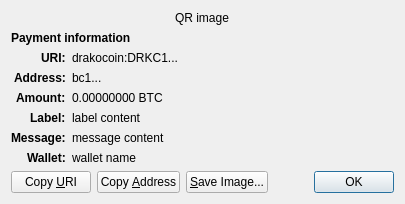
<?xml version="1.0" encoding="UTF-8"?>
<ui version="4.0">
 <class>ReceiveRequestDialog</class>
 <widget class="QDialog" name="ReceiveRequestDialog">
  <property name="geometry">
   <rect>
    <x>0</x>
    <y>0</y>
    <width>413</width>
    <height>229</height>
   </rect>
  </property>
  <property name="windowTitle">
   <string>Request payment to ...</string>
  </property>
  <layout class="QGridLayout" name="gridLayout" columnstretch="0,1">
   <property name="sizeConstraint">
    <enum>QLayout::SetFixedSize</enum>
   </property>
   <item row="0" column="0" colspan="2" alignment="Qt::AlignHCenter">
    <widget class="QRImageWidget" name="qr_code">
     <property name="text">
      <string notr="true">QR image</string>
     </property>
     <property name="textInteractionFlags">
      <set>Qt::NoTextInteraction</set>
     </property>
    </widget>
   </item>
   <item row="1" column="0" colspan="2">
    <widget class="QLabel" name="payment_header">
     <property name="font">
      <font>
       <weight>75</weight>
       <bold>true</bold>
      </font>
     </property>
     <property name="text">
      <string>Payment information</string>
     </property>
     <property name="textInteractionFlags">
      <set>Qt::NoTextInteraction</set>
     </property>
    </widget>
   </item>
   <item row="2" column="0" alignment="Qt::AlignRight|Qt::AlignTop">
    <widget class="QLabel" name="uri_tag">
     <property name="font">
      <font>
       <weight>75</weight>
       <bold>true</bold>
      </font>
     </property>
     <property name="text">
      <string notr="true">URI:</string>
     </property>
     <property name="textFormat">
      <enum>Qt::PlainText</enum>
     </property>
     <property name="textInteractionFlags">
      <set>Qt::NoTextInteraction</set>
     </property>
    </widget>
   </item>
   <item row="2" column="1" alignment="Qt::AlignTop">
    <widget class="QLabel" name="uri_content">
     <property name="text">
      <string notr="true">drakocoin:DRKC1...</string>
     </property>
     <property name="textFormat">
      <enum>Qt::RichText</enum>
     </property>
     <property name="wordWrap">
      <bool>true</bool>
     </property>
     <property name="textInteractionFlags">
      <set>Qt::TextSelectableByMouse</set>
     </property>
    </widget>
   </item>
   <item row="3" column="0" alignment="Qt::AlignRight|Qt::AlignTop">
    <widget class="QLabel" name="address_tag">
     <property name="font">
      <font>
       <weight>75</weight>
       <bold>true</bold>
      </font>
     </property>
     <property name="text">
      <string>Address:</string>
     </property>
     <property name="textInteractionFlags">
      <set>Qt::NoTextInteraction</set>
     </property>
    </widget>
   </item>
   <item row="3" column="1" alignment="Qt::AlignTop">
    <widget class="QLabel" name="address_content">
     <property name="text">
      <string notr="true">bc1...</string>
     </property>
     <property name="textFormat">
      <enum>Qt::PlainText</enum>
     </property>
     <property name="textInteractionFlags">
      <set>Qt::TextSelectableByMouse</set>
     </property>
    </widget>
   </item>
   <item row="4" column="0" alignment="Qt::AlignRight|Qt::AlignTop">
    <widget class="QLabel" name="amount_tag">
     <property name="font">
      <font>
       <weight>75</weight>
       <bold>true</bold>
      </font>
     </property>
     <property name="text">
      <string>Amount:</string>
     </property>
     <property name="textInteractionFlags">
      <set>Qt::NoTextInteraction</set>
     </property>
    </widget>
   </item>
   <item row="4" column="1" alignment="Qt::AlignTop">
    <widget class="QLabel" name="amount_content">
     <property name="text">
      <string notr="true">0.00000000 BTC</string>
     </property>
     <property name="textFormat">
      <enum>Qt::PlainText</enum>
     </property>
     <property name="textInteractionFlags">
      <set>Qt::TextSelectableByMouse</set>
     </property>
    </widget>
   </item>
   <item row="5" column="0" alignment="Qt::AlignRight|Qt::AlignTop">
    <widget class="QLabel" name="label_tag">
     <property name="font">
      <font>
       <weight>75</weight>
       <bold>true</bold>
      </font>
     </property>
     <property name="text">
      <string>Label:</string>
     </property>
     <property name="textInteractionFlags">
      <set>Qt::NoTextInteraction</set>
     </property>
    </widget>
   </item>
   <item row="5" column="1" alignment="Qt::AlignTop">
    <widget class="QLabel" name="label_content">
     <property name="text">
      <string notr="true">label content</string>
     </property>
     <property name="textFormat">
      <enum>Qt::PlainText</enum>
     </property>
     <property name="wordWrap">
      <bool>true</bool>
     </property>
     <property name="textInteractionFlags">
      <set>Qt::TextSelectableByMouse</set>
     </property>
    </widget>
   </item>
   <item row="6" column="0" alignment="Qt::AlignRight|Qt::AlignTop">
    <widget class="QLabel" name="message_tag">
     <property name="font">
      <font>
       <weight>75</weight>
       <bold>true</bold>
      </font>
     </property>
     <property name="text">
      <string>Message:</string>
     </property>
     <property name="textInteractionFlags">
      <set>Qt::NoTextInteraction</set>
     </property>
    </widget>
   </item>
   <item row="6" column="1" alignment="Qt::AlignTop">
    <widget class="QLabel" name="message_content">
     <property name="text">
      <string notr="true">message content</string>
     </property>
     <property name="textFormat">
      <enum>Qt::PlainText</enum>
     </property>
     <property name="wordWrap">
      <bool>true</bool>
     </property>
     <property name="textInteractionFlags">
      <set>Qt::TextSelectableByMouse</set>
     </property>
    </widget>
   </item>
   <item row="7" column="0" alignment="Qt::AlignRight|Qt::AlignTop">
    <widget class="QLabel" name="wallet_tag">
     <property name="font">
      <font>
       <weight>75</weight>
       <bold>true</bold>
      </font>
     </property>
     <property name="text">
      <string>Wallet:</string>
     </property>
     <property name="textInteractionFlags">
      <set>Qt::NoTextInteraction</set>
     </property>
    </widget>
   </item>
   <item row="7" column="1" alignment="Qt::AlignTop">
    <widget class="QLabel" name="wallet_content">
     <property name="text">
      <string notr="true">wallet name</string>
     </property>
     <property name="textFormat">
      <enum>Qt::PlainText</enum>
     </property>
     <property name="wordWrap">
      <bool>true</bool>
     </property>
     <property name="textInteractionFlags">
      <set>Qt::TextSelectableByMouse</set>
     </property>
    </widget>
   </item>
   <item row="8" column="0" colspan="2">
    <layout class="QHBoxLayout" name="horizontalLayout">
     <item>
      <widget class="QPushButton" name="btnCopyURI">
       <property name="text">
        <string>Copy &amp;URI</string>
       </property>
       <property name="autoDefault">
        <bool>false</bool>
       </property>
      </widget>
     </item>
     <item>
      <widget class="QPushButton" name="btnCopyAddress">
       <property name="text">
        <string>Copy &amp;Address</string>
       </property>
       <property name="autoDefault">
        <bool>false</bool>
       </property>
      </widget>
     </item>
     <item>
      <widget class="QPushButton" name="btnSaveAs">
       <property name="text">
        <string>&amp;Save Image...</string>
       </property>
       <property name="autoDefault">
        <bool>false</bool>
       </property>
      </widget>
     </item>
     <item>
      <spacer name="horizontalSpacer_2">
       <property name="orientation">
        <enum>Qt::Horizontal</enum>
       </property>
       <property name="sizeHint" stdset="0">
        <size>
         <width>40</width>
         <height>20</height>
        </size>
       </property>
      </spacer>
     </item>
     <item>
      <widget class="QDialogButtonBox" name="buttonBox">
       <property name="focusPolicy">
        <enum>Qt::StrongFocus</enum>
       </property>
       <property name="standardButtons">
        <set>QDialogButtonBox::Ok</set>
       </property>
      </widget>
     </item>
    </layout>
   </item>
  </layout>
 </widget>
 <customwidgets>
  <customwidget>
   <class>QRImageWidget</class>
   <extends>QLabel</extends>
   <header>qt/qrimagewidget.h</header>
  </customwidget>
 </customwidgets>
 <tabstops>
  <tabstop>buttonBox</tabstop>
  <tabstop>btnCopyURI</tabstop>
  <tabstop>btnCopyAddress</tabstop>
  <tabstop>btnSaveAs</tabstop>
 </tabstops>
 <resources/>
 <connections>
  <connection>
   <sender>buttonBox</sender>
   <signal>accepted()</signal>
   <receiver>ReceiveRequestDialog</receiver>
   <slot>accept()</slot>
   <hints>
    <hint type="sourcelabel">
     <x>135</x>
     <y>230</y>
    </hint>
    <hint type="destinationlabel">
     <x>135</x>
     <y>126</y>
    </hint>
   </hints>
  </connection>
 </connections>
</ui>
